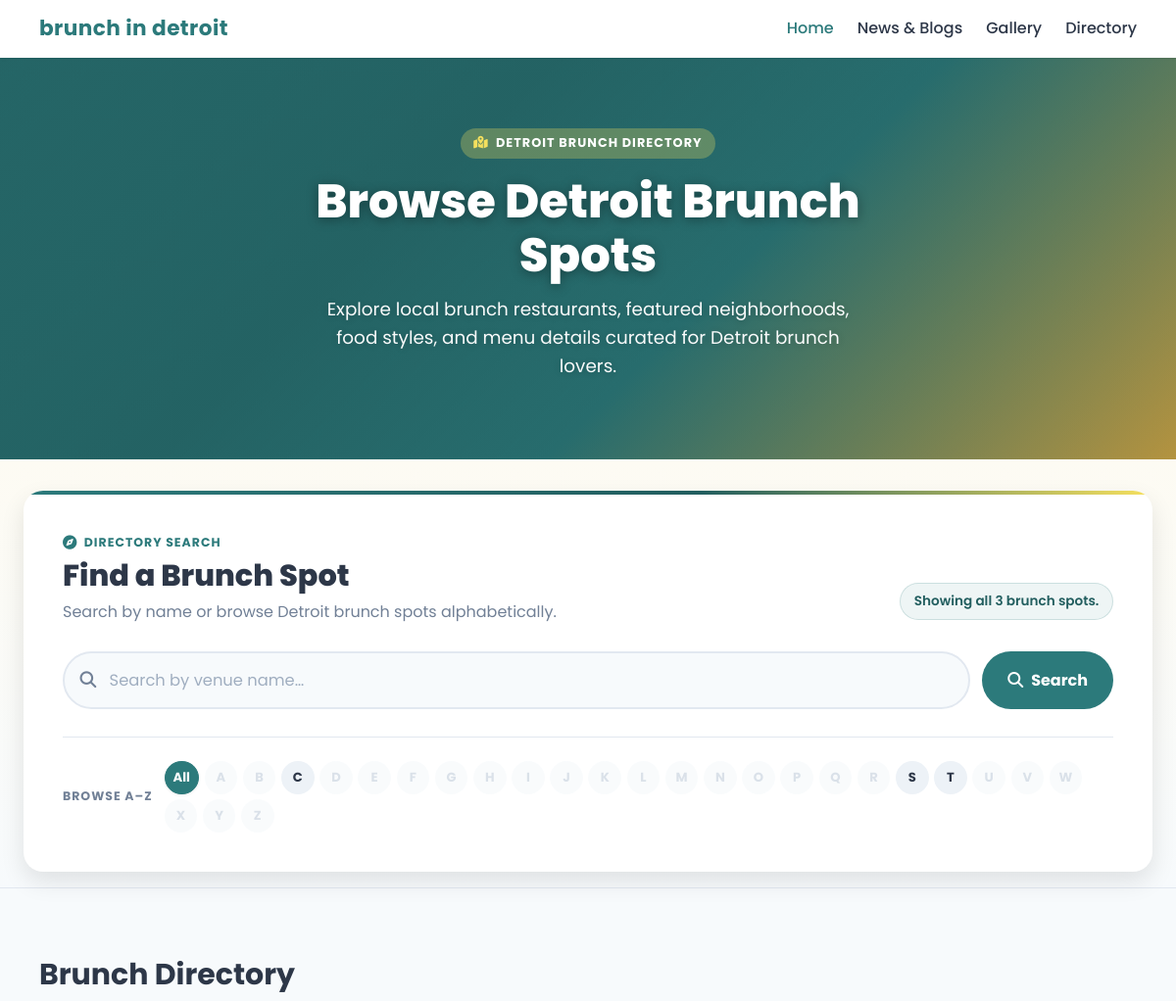
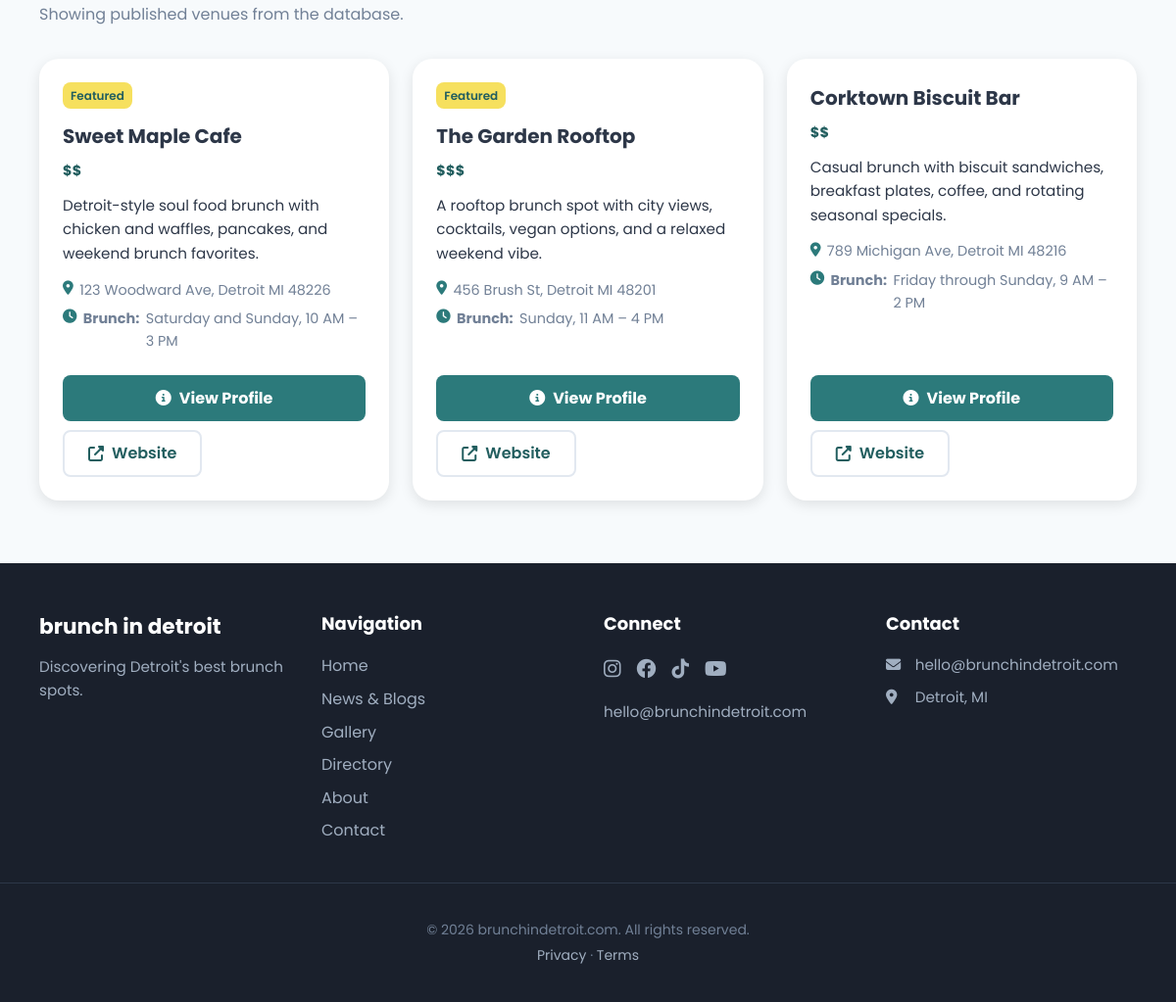
/directory.php, run on the app's committed database (2 pictures, top to bottom).
### tables this page shows
CREATE TABLE IF NOT EXISTS venues (
  id INT UNSIGNED NOT NULL AUTO_INCREMENT,
  slug VARCHAR(160) NOT NULL,
  name VARCHAR(200) NOT NULL,
  description TEXT NULL,
  address_line1 VARCHAR(200) NULL,
  address_line2 VARCHAR(200) NULL,
  city VARCHAR(100) NOT NULL DEFAULT 'Detroit',
  state VARCHAR(50) NOT NULL DEFAULT 'MI',
  zip VARCHAR(20) NULL,
  phone VARCHAR(40) NULL,
  website_url VARCHAR(500) NULL,
  instagram_url VARCHAR(500) NULL,
  facebook_url VARCHAR(500) NULL,
  neighborhood_id INT UNSIGNED NULL,
  price_range ENUM('$', '$$', '$$$', '$$$$') NULL,
  brunch_hours_note TEXT NULL,
  main_image_path VARCHAR(500) NULL,
  is_published TINYINT(1) NOT NULL DEFAULT 0,
  is_featured TINYINT(1) NOT NULL DEFAULT 0,
  featured_sort INT NOT NULL DEFAULT 0,
  menu_last_updated_at DATETIME NULL,
  published_at DATETIME NULL,
  created_at DATETIME NOT NULL DEFAULT CURRENT_TIMESTAMP,
  updated_at DATETIME NOT NULL DEFAULT CURRENT_TIMESTAMP ON UPDATE CURRENT_TIMESTAMP,
  PRIMARY KEY (id),
  UNIQUE KEY uq_venues_slug (slug),
  KEY idx_venues_neighborhood (neighborhood_id),
  KEY idx_venues_published_featured (is_published, is_featured),
  CONSTRAINT fk_venues_neighborhood
    FOREIGN KEY (neighborhood_id) REFERENCES neighborhoods (id)
    ON DELETE SET NULL ON UPDATE CASCADE
);

### public/directory.php (called while the page is built, shortened)
<?php
require_once __DIR__ . '/../app/bootstrap.php';
require_once APP_ROOT . '/models/Venue.php';
$allVenues = Venue::published();
$searchQuery = '';
$selectedLetter = '';
$availableLetters = [];
foreach ($allVenues as $v) {
    $name = isset($v['name']) && is_string($v['name']) ? ltrim($v['name']) : '';
    $first = mb_strtoupper(mb_substr($name, 0, 1));
    if (preg_match('/^[A-Z]$/', $first) && !in_array($first, $availableLetters, true)) {
        $availableLetters[] = $first;
    }
}
sort($availableLetters);
$venues = $allVenues;
$filteredVenueCount = count($venues);
require APP_ROOT . '/views/directory.php';

### app/models/Venue.php (called while the page is built, shortened)
<?php
final class Venue
{
    public static function published(): array
    {
        $pdo = db();
        $sql = "
            SELECT
                v.id,
                v.slug,
                v.name,
                v.description,
                v.address_line1,
                v.address_line2,
                v.city,
                v.state,
                v.zip,
                v.phone,
                v.website_url,
                v.instagram_url,
                v.facebook_url,
                v.price_range,
                v.brunch_hours_note,
                v.main_image_path,
                v.is_featured,
                v.featured_sort,
                v.updated_at,
                n.name AS neighborhood_name
            FROM venues v
            LEFT JOIN neighborhoods n ON n.id = v.neighborhood_id
            WHERE v.is_published = 1
            ORDER BY v.is_featured DESC, COALESCE(v.featured_sort, 999), v.name ASC
        ";
        $stmt = $pdo->query($sql);
        return $stmt->fetchAll();
    }
}

### app/helpers/functions.php (called while the page is built, shortened)
<?php
function app_config(): array
{
    static $config = null;
    if ($config === null) {
        $path = APP_ROOT . '/config/config.php';
        $config = require $path;
    }
    return $config;
}
function e(?string $value): string
{
    return htmlspecialchars($value ?? '', ENT_QUOTES | ENT_SUBSTITUTE, 'UTF-8');
}
function asset_url(string $path): string
{
    $path = ltrim($path, '/');
    $base = rtrim((string) (app_config()['base_url'] ?? ''), '/');
    if ($base === '') {
        return '/' . $path;
    }
    return $base . '/' . $path;
}

### app/config/config.php (called while the page is built, shortened)
<?php
return [
    'site_domain' => 'brunchindetroit.com',
    'site_name_display' => 'brunch in detroit',
    'environment' => 'local',
    'debug' => true,
    'base_url' => '',
    'db' => [
        'host' => '127.0.0.1',
        'port' => 3306,
        'name' => 'brunchindetroit',
        'user' => 'root',
        'password' => '',
        'charset' => 'utf8mb4',
    ],
    'session' => [
        'name' => 'brunch_admin_session',
    ],
    'uploads' => [
        'max_bytes' => 5 * 1024 * 1024,
        'allowed_mime' => ['image/jpeg', 'image/png', 'image/webp', 'image/gif'],
    ],
];

### app/bootstrap.php (called while the page is built, shortened)
<?php
require APP_ROOT . '/helpers/functions.php';
require APP_ROOT . '/config/database.php';
$config = app_config();

### app/config/database.php (called while the page is built, shortened)
<?php
function db(): PDO
{
    $config = app_config();
    $db = $config['db'];
    $dsn = sprintf(
        'mysql:host=%s;port=%d;dbname=%s;charset=%s',
        $db['host'],
        (int) $db['port'],
        $db['name'],
        $db['charset']
    );
    $pdo = new PDO($dsn, $db['user'], $db['password'], [
        PDO::ATTR_ERRMODE => PDO::ERRMODE_EXCEPTION,
        PDO::ATTR_DEFAULT_FETCH_MODE => PDO::FETCH_ASSOC,
        PDO::ATTR_EMULATE_PREPARES => false,
    ]);
    return $pdo;
}

### app/views/directory.php (the view, shortened to what this page needs)
<?php
require APP_ROOT . '/views/partials/header.php';
$directoryUrl = static function (string $letter = '') use ($searchQuery): string {
    $params = [];
    if ($searchQuery !== '') {
        $params['q'] = $searchQuery;
    }
    if ($letter !== '') {
        $params['letter'] = $letter;
    }
    return $params === []
        ? asset_url('directory.php')
        : asset_url('directory.php?' . http_build_query($params));
};
$hasActiveFilter = ($searchQuery !== '') || ($selectedLetter !== '');
if (!$hasActiveFilter) {
    $statusText = 'Showing all ' . $filteredVenueCount . ' brunch spot' . ($filteredVenueCount === 1 ? '' : 's') . '.';
} elseif ($searchQuery !== '' && $selectedLetter !== '') {
    $statusText = 'Showing ' . $filteredVenueCount . ' result' . ($filteredVenueCount === 1 ? '' : 's') . ' for “' . $searchQuery . '” under ' . $selectedLetter . '.';
} elseif ($searchQuery !== '') {
    $statusText = 'Showing ' . $filteredVenueCount . ' result' . ($filteredVenueCount === 1 ? '' : 's') . ' for “' . $searchQuery . '”.';
} else {
    $statusText = 'Showing ' . $filteredVenueCount . ' brunch spot' . ($filteredVenueCount === 1 ? '' : 's') . ' under ' . $selectedLetter . '.';
}
?>
<main>
    <section class="main-page-hero main-page-hero--directory" style="--hero-bg-image:url('https://images.unsplash.com/photo-1551218808-94e220e084d2?auto=format&fit=crop&w=1600&q=80');">
        <div class="container main-page-hero__inner">
            <div class="main-page-hero__content">
                <span class="main-page-hero__badge">
                    <i class="fas fa-map-location-dot" aria-hidden="true"></i>
                    Detroit Brunch Directory
                </span>
                <h1 class="main-page-hero__title">Browse Detroit Brunch Spots</h1>
                <p class="main-page-hero__subtitle">
                    Explore local brunch restaurants, featured neighborhoods, food styles,
                    and menu details curated for Detroit brunch lovers.
                </p>
            </div>
        </div>
    </section>
    <section class="directory-finder" aria-label="Find a brunch spot">
        <div class="container directory-finder__inner">
            <div class="directory-finder__header">
                <div class="directory-finder__heading">
                    <span class="directory-finder__eyebrow">
                        <i class="fas fa-compass" aria-hidden="true"></i>
                        Directory Search
                    </span>
                    <h2 class="directory-finder__title">Find a Brunch Spot</h2>
                    <p class="directory-finder__subtitle">
                        Search by name or browse Detroit brunch spots alphabetically.
                    </p>
                </div>
                <div class="directory-finder__status"><?= e($statusText) ?></div>
            </div>
            <form class="directory-search-form" method="get" action="<?= e(asset_url('directory.php')) ?>">
                <div class="directory-search-form__control">
                    <span class="directory-search-form__icon" aria-hidden="true">
                    </span>
                    <input
                        id="directory-search"
                        type="search"
                        name="q"
                        value="<?= e($searchQuery) ?>"
                        placeholder="Search by venue name&hellip;"
                        maxlength="80"
                        autocomplete="off"
                    >
                    <button type="submit" class="btn btn--primary">
                        <i class="fas fa-magnifying-glass" aria-hidden="true"></i>
                        <span>Search</span>
                    </button>
                </div>
            </form>
            <div class="directory-alpha">
                <span class="directory-alpha__label">Browse A–Z</span>
                <nav class="directory-alpha__nav" aria-label="A to Z venue filter">
                    <a
                        class="directory-alpha__link<?= $selectedLetter === '' ? ' is-active' : '' ?>"
                        href="<?= e($directoryUrl('')) ?>"
                    >All</a>
                    <?php foreach (range('A', 'Z') as $letter):
                        $isAvailable = in_array($letter, $availableLetters, true);
                        if (!$isAvailable): ?>
                            <span class="directory-alpha__link is-disabled" aria-disabled="true">
                                <?= $letter ?>
                            </span>
                        <?php else: ?>
                            <a
                                class="directory-alpha__link<?= $selectedLetter === $letter ? ' is-active' : '' ?>"
                                href="<?= e($directoryUrl($letter)) ?>"
                            ><?= $letter ?></a>
                        <?php endif; ?>
                    <?php endforeach; ?>
                </nav>
            </div>
        </div>
    </section>
    <section class="section section--muted">
        <div class="container">
            <div class="section-header">
                <div>
                    <h2 class="section-title">
                        <?= $hasActiveFilter ? 'Matching Brunch Spots' : 'Brunch Directory' ?>
                    </h2>
                    <p class="section-subtitle">
                        <?= $hasActiveFilter
                            ? e($statusText)
                            : 'Showing published venues from the database.' ?>
                    </p>
                </div>
            </div>
            <?php if (empty($venues)): ?>
                <?php if ($totalVenueCount === 0): ?>
                    <div class="empty-state">
                        <h3>No venues published yet</h3>
                        <p>
                            The directory is connected to the database, but no published venues
                            have been added yet. Add demo venue rows to test this page.
                        </p>
                    </div>
                <?php else: ?>
                    <div class="empty-state directory-empty-filtered">
                        <i class="fas fa-magnifying-glass" aria-hidden="true"></i>
                        <h3>No brunch spots matched your search</h3>
                        <p>Try a different name or letter, or browse the full directory.</p>
                        <a class="btn btn--primary" href="<?= e($directoryUrl('')) ?>">
                            <i class="fas fa-arrow-rotate-left" aria-hidden="true"></i>
                            View All
                        </a>
                    </div>
                <?php endif; ?>
            <?php else: ?>
                <div class="directory-grid">
                    <?php foreach ($venues as $venue): ?>
                        <?php
                        $addressParts = array_filter([
                            $venue['address_line1'] ?? '',
                            $venue['address_line2'] ?? '',
                            trim((($venue['city'] ?? '') . ' ' . ($venue['state'] ?? '') . ' ' . ($venue['zip'] ?? ''))),
                        ], static fn ($v) => trim((string) $v) !== '');
                        $addressLine = implode(', ', $addressParts);
                        ?>
                        <article class="card card--hover venue-card">
                            <div class="venue-card__body">
                                <?php if (!empty($venue['is_featured'])): ?>
                                    <span class="badge badge--accent venue-card__featured">Featured</span>
                                <?php endif; ?>
                                <h3 class="venue-card__title"><?= e($venue['name']) ?></h3>
                                <?php
                                $hasNeighborhood = !empty($venue['neighborhood_name']);
                                $hasPrice = !empty($venue['price_range']);
                                if ($hasNeighborhood || $hasPrice):
                                ?>
                                    <p class="venue-card__meta">
                                        <?php if ($hasPrice): ?>
                                            <span class="venue-card__meta-item venue-card__price">
                                                <?= e($venue['price_range']) ?>
                                            </span>
                                        <?php endif; ?>
                                    </p>
                                <?php endif; ?>
                                <?php if (!empty($venue['description'])): ?>
                                    <p class="venue-card__description"><?= e($venue['description']) ?></p>
                                <?php endif; ?>
                                <?php if ($addressLine !== ''): ?>
                                    <p class="venue-card__address">
                                        <i class="fas fa-location-dot" aria-hidden="true"></i>
                                        <?= e($addressLine) ?>
                                    </p>
                                <?php endif; ?>
                                <?php if (!empty($venue['brunch_hours_note'])): ?>
                                    <p class="venue-card__hours">
                                        <i class="fas fa-clock" aria-hidden="true"></i>
                                        <strong>Brunch:</strong> <?= e($venue['brunch_hours_note']) ?>
                                    </p>
                                <?php endif; ?>
                                <div class="venue-card__actions">
                                    <a
                                        class="btn btn--primary venue-card__view-profile"
                                        href="<?= e(asset_url('venue.php?slug=' . urlencode((string) $venue['slug']))) ?>"
                                    >
                                        <i class="fas fa-circle-info" aria-hidden="true"></i>
                                        View Profile
                                    </a>
                                    <?php if (!empty($venue['website_url'])): ?>
                                        <a
                                            class="btn btn--outline venue-card__website"
                                            href="<?= e($venue['website_url']) ?>"
                                            target="_blank"
                                            rel="noopener"
                                        >
                                            <i class="fas fa-up-right-from-square" aria-hidden="true"></i>
                                            Website
                                        </a>
                                    <?php endif; ?>
                                </div>
                            </div>
                        </article>
                    <?php endforeach; ?>
                </div>
            <?php endif; ?>
        </div>
    </section>
</main>
<?php
require APP_ROOT . '/views/partials/footer.php';

### data on the page
venues: is_featured "Featured", name "Sweet Maple Cafe", price_range "$$", description "Detroit-style soul food brunch with chicken and waffles, pancakes, and weekend brunch favorites.", addressLine "123 Woodward Ave, Detroit MI 48226", brunch_hours_note "Saturday and Sunday, 10 AM – 3 PM"
venues: is_featured "Featured", name "The Garden Rooftop", price_range "$$$", description "A rooftop brunch spot with city views, cocktails, vegan options, and a relaxed weekend vibe.", addressLine "456 Brush St, Detroit MI 48201", brunch_hours_note "Sunday, 11 AM – 4 PM"
venues: name "Corktown Biscuit Bar", price_range "$$", description "Casual brunch with biscuit sandwiches, breakfast plates, coffee, and rotating seasonal specials.", addressLine "789 Michigan Ave, Detroit MI 48216", brunch_hours_note "Friday through Sunday, 9 AM – 2 PM"

### other printed values
site_name_display() "brunch in detroit"
$statusText "Showing all 3 brunch spots."
$letter "A"
$letter "B"
$letter "C"
$letter "D"
$letter "E"
$letter "F"
$letter "G"
$letter "H"
$letter "I"
$letter "J"
$letter "K"
$letter "L"
$letter "M"
